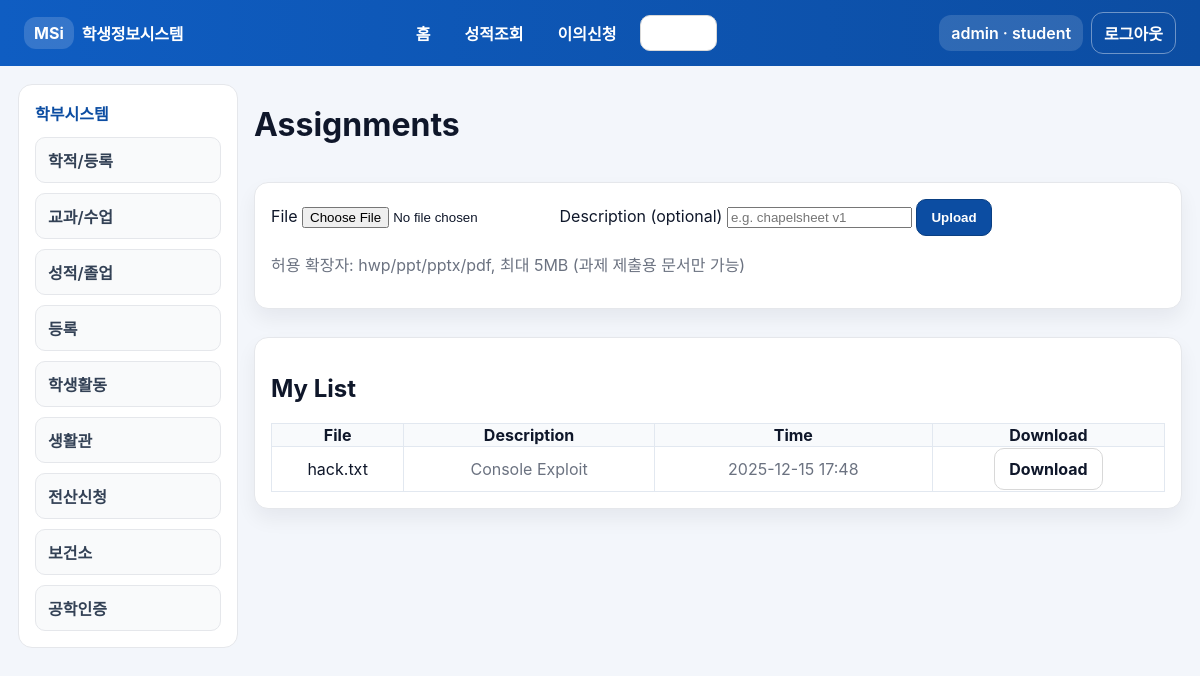
The page /assignments (signed in) on the database as committed earlier.
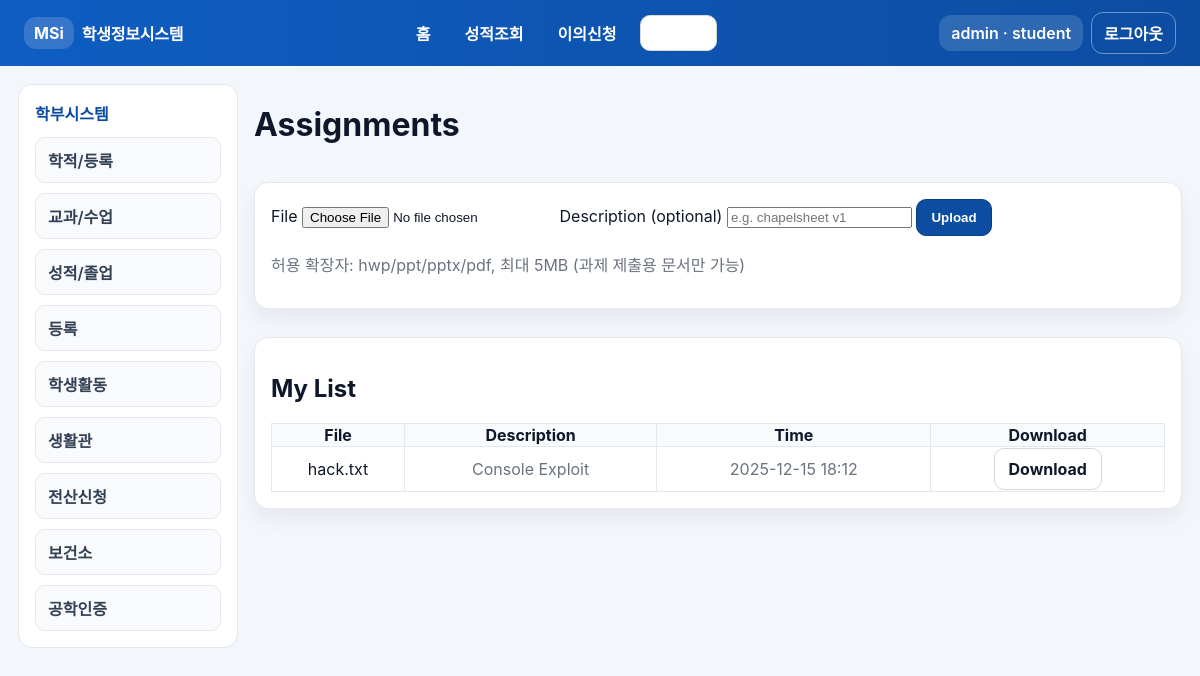
The same page on the database as committed later.
### app.py (models this page shows, shortened)
class User(UserMixin, db.Model):
    __tablename__ = "user"
    id = db.Column(db.Integer, primary_key=True)
    username = db.Column(db.String(50), unique=True, nullable=False, index=True)
    password_hash = db.Column(db.String(200), nullable=False)
    role = db.Column(db.String(20), nullable=False, default="student")
    owner_id = db.Column(db.Integer, nullable=True)
    game1_done = db.Column(db.Boolean, nullable=False, default=False)
    game2_done = db.Column(db.Boolean, nullable=False, default=False)

class Assignment(db.Model):
    __tablename__ = "assignment"
    id = db.Column(db.Integer, primary_key=True)
    student_id = db.Column(db.Integer, db.ForeignKey("user.id"), nullable=False, index=True)
    original_filename = db.Column(db.String(255), nullable=False)
    stored_filename = db.Column(db.String(255), nullable=False)
    description = db.Column(db.String(200), nullable=True)
    uploaded_at = db.Column(db.DateTime, nullable=False, default=datetime.utcnow)

### app.py (the view, shortened to what this page needs)
    @app.route("/assignments", methods=["GET", "POST"])
    @login_required
    def assignments():
        items = Assignment.query.filter_by(student_id=current_user.id).order_by(Assignment.uploaded_at.desc()).all()
        return render_template("assignments.html", items=items)

### app.py (called while the page is built)
@login_manager.user_loader
def load_user(user_id: str):
    return db.session.get(User, int(user_id))

### templates/assignments.html (shortened to what this page needs)
{% extends "base.html" %}
{% block content %}
<h1>Assignments</h1>
{% if current_user.role == "student" %}
<form class="card" method="post" enctype="multipart/form-data">
  <label>File</label>
  <input type="file" name="file" />
  <label>Description (optional)</label>
  <input name="description" maxlength="200" placeholder="e.g. chapelsheet v1" />
  <button class="btn primary" type="submit">Upload</button>
  <p class="muted">허용 확장자: hwp/ppt/pptx/pdf, 최대 5MB (과제 제출용 문서만 가능)</p>
</form>
{% else %}
<p class="muted">교수 계정은 업로드할 수 없습니다. (담당 학생 제출물만 열람 가능)</p>
{% endif %}
<div class="card" style="margin-top:12px;">
  <h2 class="h2">My List</h2>
  {% if items|length == 0 %}
    <p class="muted">제출물이 없습니다.</p>
  {% else %}
    <table class="table">
      <thead>
        <tr>
          <th>File</th>
          <th>Description</th>
          <th>Time</th>
          <th>Download</th>
        </tr>
      </thead>
      <tbody>
        {% for a in items %}
          <tr>
            <td>{{ a.original_filename }}</td>
            <td class="muted">{{ a.description or "-" }}</td>
            <td class="muted">{{ a.uploaded_at.strftime("%Y-%m-%d %H:%M") }}</td>
            <td><a class="btn" href="{{ url_for('assignment_download', assignment_id=a.id) }}">Download</a></td>
          </tr>
        {% endfor %}
      </tbody>
    </table>
  {% endif %}
</div>
{% endblock %}

### templates/base.html (shortened to what this page needs)
<!doctype html>
<html lang="ko">
<head>
  <link rel="stylesheet" href="{{ url_for('static', filename='style.css') }}">
</head>
<body class="app">
  <header class="topbar">
    <div class="topbar-inner">
      <a class="logo" href="{{ url_for('index') }}">
        <span class="logo-mark">MSi</span>
        <span class="logo-text">학생정보시스템</span>
      </a>
      <nav class="top-nav">
        <a class="logo" href="{{ url_for('index') }}">홈</a>
        {% if current_user.is_authenticated %}
          <a href="{{ url_for('grades') }}">성적조회</a>
          <a href="{{ url_for('assignments') }}">이의신청</a>
          <a class="btn" href="{{ url_for('games', level=1, limit=25) }}">Games</a>
        {% endif %}
      </nav>
      <div class="top-actions">
        {% if current_user.is_authenticated %}
          <span class="user-chip">{{ current_user.username }} · {{ current_user.role }}</span>
          <a class="chip" href="{{ url_for('logout') }}">로그아웃</a>
        {% else %}
          <a class="chip" href="{{ url_for('login') }}">로그인</a>
          <a class="chip primary" href="{{ url_for('register') }}">회원가입</a>
        {% endif %}
      </div>
    </div>
  </header>
  <div class="layout">
    <aside class="sidebar">
      <div class="sidebar-title">학부시스템</div>
      <ul class="side-menu">
        <li>학적/등록</li>
        <li>교과/수업</li>
        <li>성적/졸업</li>
        <li>등록</li>
        <li>학생활동</li>
        <li>생활관</li>
        <li>전산신청</li>
        <li>보건소</li>
        <li>공학인증</li>
      </ul>
    </aside>
    <main class="main">
      {% block content %}{% endblock %}
    </main>
  </div>
</body>
</html>

### static/style.css (style rules this page uses)
* { box-sizing: border-box; }
body { margin: 0; font-family: "Noto Sans KR", "Pretendard", -apple-system, BlinkMacSystemFont, Segoe UI, Roboto, Arial, sans-serif; background: #f3f6fb; color: #0f172a; }
:root { --blue: #0c4da2; --blue-dark: #0a3f82; --gray-border: #e5e7eb; }
a { color: inherit; text-decoration: none; }
.app { min-height: 100vh; }
.topbar { background: linear-gradient(90deg, #0f5dc2, #0c4da2); color: #fff; padding: 12px 24px; }
.topbar-inner { max-width: 1320px; margin: 0 auto; display: flex; align-items: center; justify-content: space-between; gap: 16px; flex-wrap: wrap; }
.logo { display: flex; align-items: center; gap: 8px; font-weight: 700; }
.logo-mark { background: rgba(255, 255, 255, 0.16); padding: 6px 10px; border-radius: 12px; }
.logo-text { letter-spacing: -0.2px; }
.top-nav { display: flex; gap: 14px; font-weight: 600; }
.top-nav a { padding: 6px 10px; border-radius: 10px; }
.top-actions { display: flex; gap: 8px; align-items: center; flex-wrap: wrap; }
.chip { padding: 8px 12px; border-radius: 12px; border: 1px solid rgba(255,255,255,0.4); color: #fff; font-weight: 600; background: transparent; }
.user-chip { background: rgba(255,255,255,0.14); padding: 8px 12px; border-radius: 12px; font-weight: 600; }
.layout { max-width: 1320px; margin: 0 auto; display: grid; grid-template-columns: 220px 1fr; gap: 16px; padding: 18px 18px 48px; }
.sidebar { background: #fff; border: 1px solid var(--gray-border); border-radius: 14px; padding: 16px; position: sticky; top: 18px; height: fit-content; }
.sidebar-title { font-weight: 800; margin-bottom: 12px; color: #0c4da2; }
.side-menu { list-style: none; margin: 0; padding: 0; display: grid; gap: 10px; }
.side-menu li { padding: 10px 12px; border: 1px solid var(--gray-border); border-radius: 10px; font-weight: 600; color: #334155; background: #f9fafb; }
.main { display: flex; flex-direction: column; gap: 16px; }
.card { background: #fff; border: 1px solid var(--gray-border); border-radius: 14px; padding: 16px; box-shadow: 0 10px 20px rgba(15, 23, 42, 0.06); }
.muted { color: #6b7280; }
.table { width: 100%; border-collapse: collapse; }
.table th, .table td { border: 1px solid #e2e8f0; text-align: center; }
.table thead { background: #f8fafc; }
.btn { display: inline-block; padding: 10px 14px; border-radius: 10px; border: 1px solid #d8d8d8; background: #fff; cursor: pointer; font-weight: 700; }
.btn.primary { background: var(--blue); color: #fff; border-color: var(--blue-dark); }

Rows that differ between the two databases and show on the page:
changed Assignment "hack.txt": uploaded_at "2025-12-15 17:48" → "2025-12-15 18:12"
